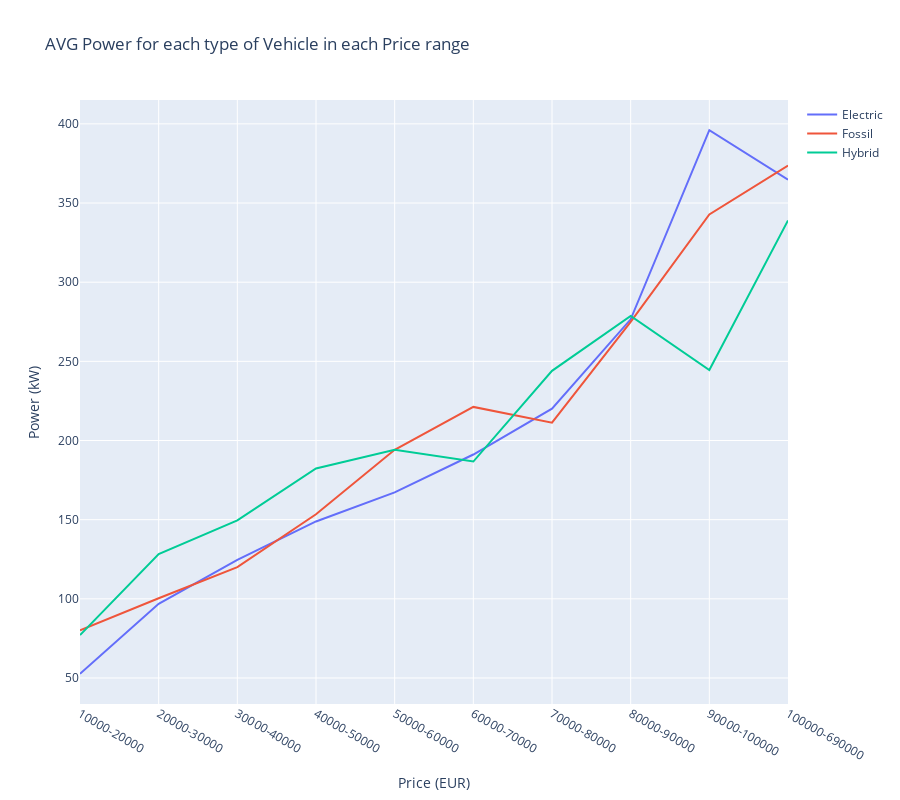

Source (notebook cell):
### Markdown cell above
### Step 2: Visualize with line chart 

- Because the supercars will be excluded from the 95% confidence interval, I will divide the bins into two ranges: 
    - bin1: for values within the confidence interval - representing the majority of cars
    - bin2: for outlier values - representing the expensive cars.

### Code cell
import plotly.graph_objects as go


# Define bins for the two ranges
bins1 = np.arange(10000, upper_bound_price, 10000)
bins2 = np.array([upper_bound_price, np.floor(Fuel_Info["Price(EUR)"].max() / 10000) * 10000  ])

# Combine the two bin arrays
bins = np.concatenate((bins1, bins2))

# Create a new column for price bins
Fuel_Info['Price_bin'] = pd.cut(Fuel_Info['Price(EUR)'], bins=bins)

# Calculate the average power for each fuel type and price bin
average_power = Fuel_Info.groupby(['Fuel', 'Price_bin'])['Power(kW)'].mean().unstack()

# Create the line chart for each fuel type
fig = go.Figure()
for i, fuel_type in enumerate(average_power.index):
    fig.add_trace(go.Scatter(x=[f'{int(left)}-{int(right)}' for left, right in zip(bins[:-1], bins[1:])], 
                             y=average_power.loc[fuel_type], 
                             mode='lines', 
                             name=fuel_type))

fig.update_layout(title='AVG Power for each type of Vehicle in each Price range',
                  xaxis_title='Price (EUR)',
                  yaxis_title='Power (kW)',
                  height = 800,
                  )

fig.show()

### Figure 1 — Plotly figure (JSON) as saved in the notebook; plotly's stock layout.template omitted (floating-point values rounded to 4 significant figures)
{"data": [{"mode": "lines", "name": "Electric", "type": "scatter", "x": ["10000-20000", "20000-30000", "30000-40000", "40000-50000", "50000-60000", "60000-70000", "70000-80000", "80000-90000", "90000-100000", "100000-690000"], "y": [52.65, 96.83, 124.6, 148.9, 167.2, 191.2, 220.1, 276.5, 396, 364.7]}, {"mode": "lines", "name": "Fossil", "type": "scatter", "x": ["10000-20000", "20000-30000", "30000-40000", "40000-50000", "50000-60000", "60000-70000", "70000-80000", "80000-90000", "90000-100000", "100000-690000"], "y": [80.11, 100.4, 120.1, 153.4, 194.2, 221.2, 211.3, 274.9, 342.8, 373.7]}, {"mode": "lines", "name": "Hybrid", "type": "scatter", "x": ["10000-20000", "20000-30000", "30000-40000", "40000-50000", "50000-60000", "60000-70000", "70000-80000", "80000-90000", "90000-100000", "100000-690000"], "y": [77.08, 128.3, 149.5, 182.3, 194.1, 186.7, 244, 278.7, 244.5, 339]}], "layout": {"height": 800, "title": {"text": "AVG Power for each type of Vehicle in each Price range"}, "xaxis": {"title": {"text": "Price (EUR)"}}, "yaxis": {"title": {"text": "Power (kW)"}}}}
